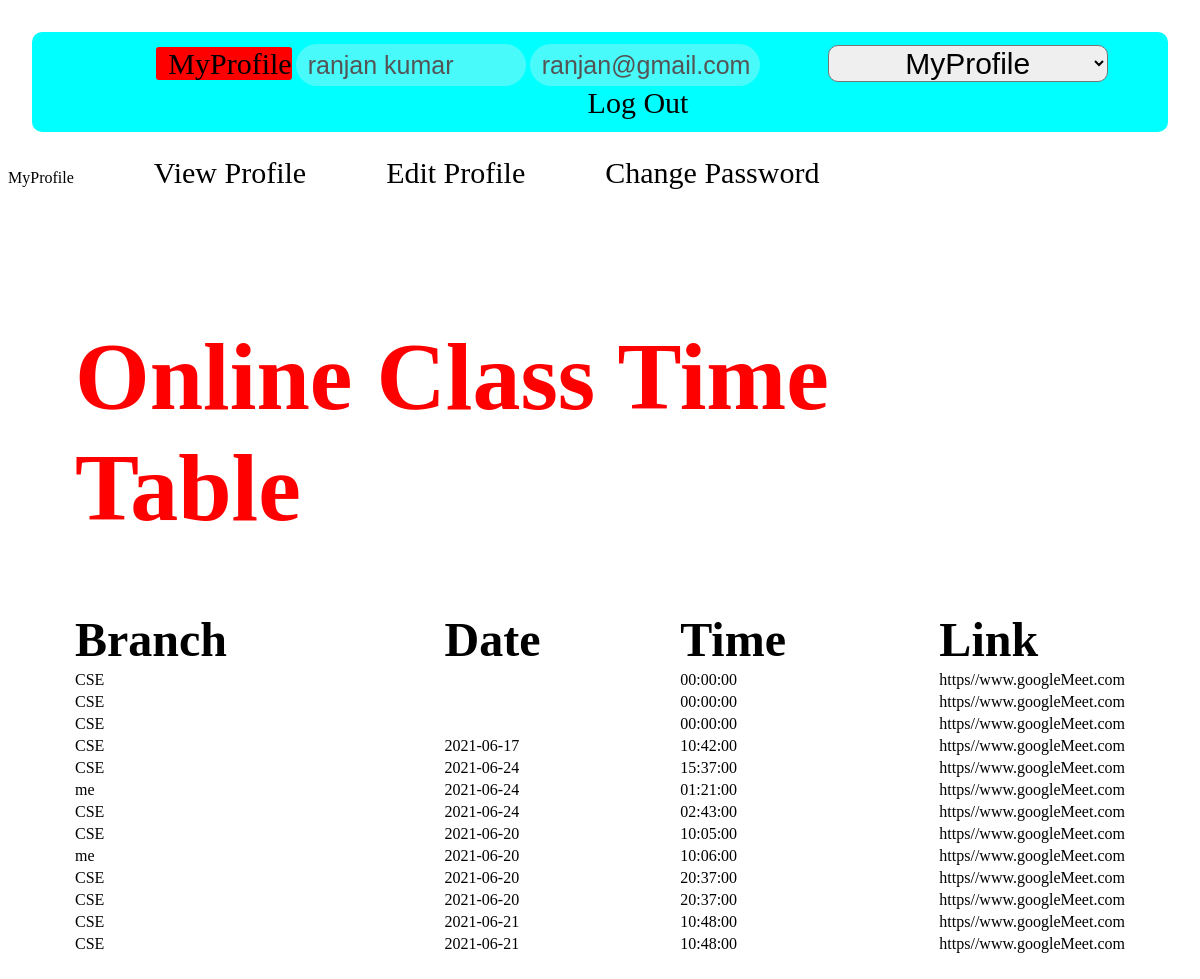
The app's page /Student_Data.php (signed in) with its own data.
### tables this page shows
CREATE TABLE `link` (
  `branch` varchar(10) DEFAULT NULL,
  `date` date DEFAULT NULL,
  `time` time NOT NULL,
  `link` varchar(100) NOT NULL
);

### Student_Data.php (the view, shortened to what this page needs)
<?php
if($_SESSION["name"]){
    $connection = mysqli_connect("localhost","root","");
    $query = "select * from link";
	$query_run = mysqli_query($connection,$query);
?>
<!DOCTYPE html>
<html lang="en">
<head>
    <link rel="stylesheet" href="profile.css">
</head>
<body>
    <div id="up">
        <a href="Student_data.php" class="active">MyProfile</a>
        <input class="head" type="text" value="<?php echo $_SESSION['name'];?>" disabled>
        <input class="head" type="text" value="<?php echo $_SESSION['email'];?>" disabled>
        <select>
            <option>MyProfile</option>
        </select>
        <a href="logout.php">Log Out</a>
    </div>
    MyProfile
    <a href="view_profile.php">View Profile</a>
    <a href="edit_profile.php">Edit Profile</a>
    <a href="change_password.php">Change Password</a>
    <table style="border:5vh ; color:black">
        <tr>
            <th colspan="3">
                <h1>Online Class Time Table</h1>
            </th>
        </tr>
        <tr>
            <th>Branch </th>
            <th>Date</th>
            <th>Time </th>
            <th>Link </th>
        </tr>
        <?php
        while($row = mysqli_fetch_assoc($query_run)){
        echo "<tr><td>".$row["branch"]."</td> <td>".$row['date']."</td><td>".$row["time"]."</td><td>".$row["link"]."</td> </tr>";
        }
        ?>
    </table>
</body>
<?php
}
else{
    header("location:studentlogin.php");
}
?>
</html>

### profile.css (style rules this page uses)
* { text-decoration: none; align-items: center; align-content: center; }
#up { background-color: aqua; background-repeat: no-repeat; background-size: 100% 100%; border-radius: 10px; text-align: center; margin: 3vh; padding: 1vw; }
select,a { border-radius: 10px; text-align: center; color: black; margin-left: 8vh; padding-left: 1vw; font-size: 30px; }
.active,select:hover, a:hover { background: red; border-radius: 3px; padding: 4px, 0, 4px, 0; }
table,form { text-align: left; margin:8vh; }
th { text-align: left; font-size: 6vh; }
input, textarea { border-radius: 5vh; width: 20vw; height: 5vh; }
h1 { color: red; }
.head { border:0 ; margin-left: 0vh; padding-left: 1vw; font-size: 25px; width: 18vw; }

### records on screen
link: branch "CSE", time "00:00:00", link "https//www.googleMeet.com"
link: branch "CSE", time "00:00:00", link "https//www.googleMeet.com"
link: branch "CSE", time "00:00:00", link "https//www.googleMeet.com"
link: branch "CSE", date "2021-06-17", time "10:42:00", link "https//www.googleMeet.com"
link: branch "CSE", date "2021-06-24", time "15:37:00", link "https//www.googleMeet.com"
link: branch "me", date "2021-06-24", time "01:21:00", link "https//www.googleMeet.com"
link: branch "CSE", date "2021-06-24", time "02:43:00", link "https//www.googleMeet.com"
link: branch "CSE", date "2021-06-20", time "10:05:00", link "https//www.googleMeet.com"
link: branch "me", date "2021-06-20", time "10:06:00", link "https//www.googleMeet.com"
link: branch "CSE", date "2021-06-20", time "20:37:00", link "https//www.googleMeet.com"
link: branch "CSE", date "2021-06-20", time "20:37:00", link "https//www.googleMeet.com"
link: branch "CSE", date "2021-06-21", time "10:48:00", link "https//www.googleMeet.com"
link: branch "CSE", date "2021-06-21", time "10:48:00", link "https//www.googleMeet.com"
